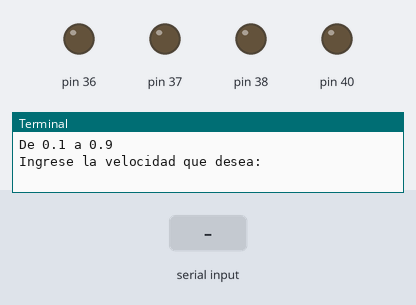
A program run on a simulated Raspberry Pi (header pin numbers). Parts: output pins drawn as LEDs (lit = HIGH), the last lines printed to the terminal. Dashed ring = blinking. The inputs (shaded band) are chosen by the test bench.

Above: at 1.2 s.
1.3 s: "1" typed at the terminal, then Enter
At 3.9 s:
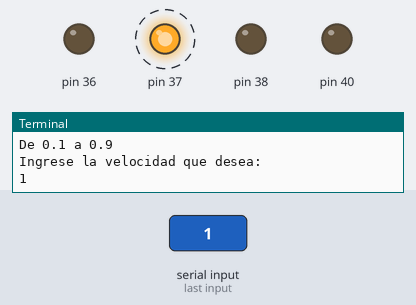
At 6.1 s:
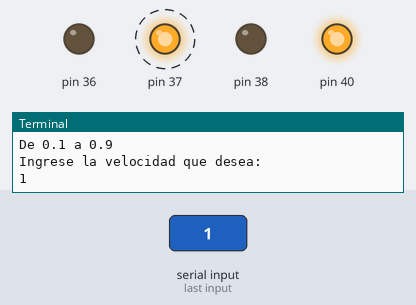
Timing chart, 0 to 19.3 s (numbered marks = the images above; inputs shaded):
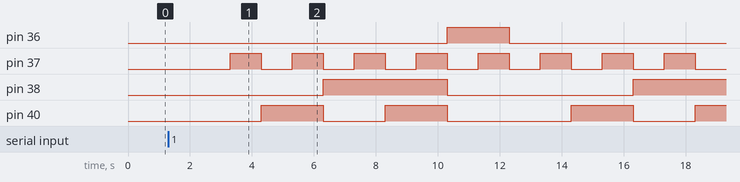

The program:

experimento3_3.5.py
```python
# (licence header left out)
# Future imports (Python 2.7 compatibility)
from __future__ import absolute_import
from __future__ import division
from __future__ import print_function

import sys

# Importa la librería de control del GPIO de la Raspberry Pi
import RPi.GPIO as GPIO
# Importa la función sleep del módulo time
from time import sleep

# Desactivar advertencias (warnings)
# GPIO.setwarnings(False)
# Configurar la librería para usar el número de pin.
GPIO.setmode(GPIO.BOARD)
# Configurar pines 36, 38, 40 y 37 como salida y habilitar en bajo
GPIO.setup(36, GPIO.OUT, initial=GPIO.LOW)
GPIO.setup(38, GPIO.OUT, initial=GPIO.LOW)
GPIO.setup(40, GPIO.OUT, initial=GPIO.LOW)
GPIO.setup(37, GPIO.OUT, initial=GPIO.LOW)

# Mapea bits a los pines de la GPIO
def bcd7(num):
	GPIO.output(36, GPIO.HIGH if num & 0x00000008 else GPIO.LOW )
	GPIO.output(38, GPIO.HIGH if num & 0x00000004 else GPIO.LOW )
	GPIO.output(40, GPIO.HIGH if num & 0x00000002 else GPIO.LOW )
	GPIO.output(37, GPIO.HIGH if num & 0x00000001 else GPIO.LOW )

def pingPongBCD():
	flag = True
	nums = [0, 1, 2, 3, 4, 5, 6, 7, 8, 9]
	print("De 0.1 a 0.9")
	print("Ingrese la velocidad que desea:")
	speed = input()
	while flag:
		try:
			for i in range(0, len(nums)):
				sleep(float(speed))
				bcd7(nums[i])
		except:
			flag = False
			print(sys.exc_info())
			#end try
		#end while

	# Reinicia los puertos GPIO (cambian de salida a entrada)
	GPIO.cleanup()

pingPongBCD()
```

Measured:
- after the input at 1.3 s, pin 36: LOW → HIGH after 9.0 s, → LOW 2.0 s later; pin 37: alternates HIGH for 1.0 s and LOW for 1.0 s, starting after 2.0 s; pin 38: LOW → HIGH after 5.0 s, → LOW 4.0 s later, → HIGH 6.0 s later; pin 40: goes HIGH 2.0 s, LOW 2.0 s, HIGH 2.0 s, LOW 4.0 s, HIGH 2.0 s, LOW 2.0 s, then HIGH, starting after 3.0 s
